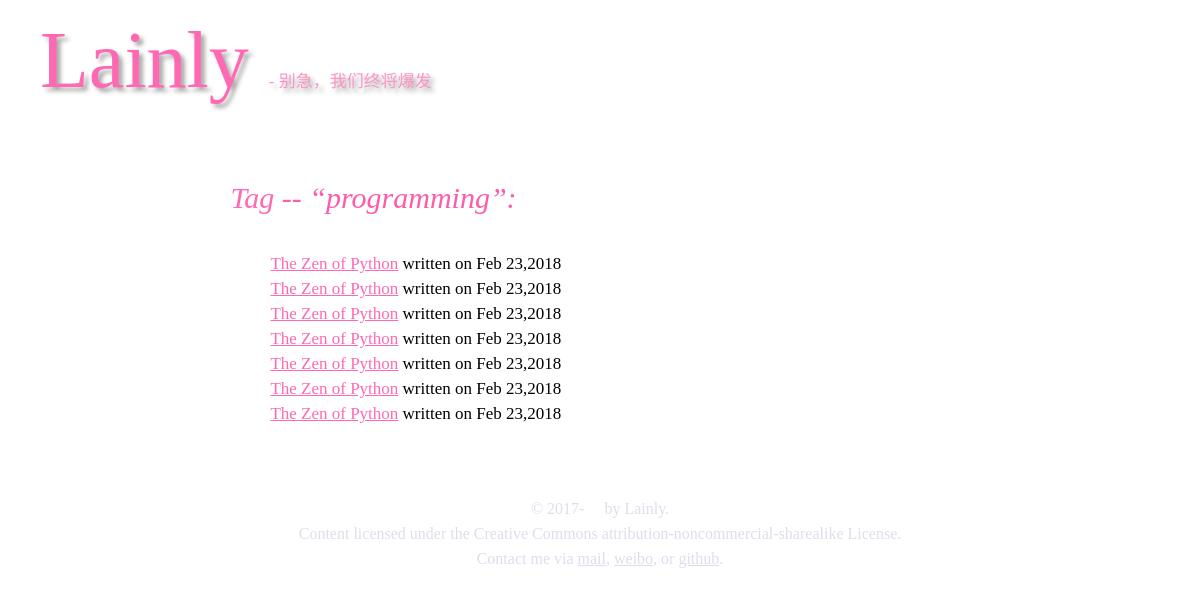
The page /tag/2 on the database as committed earlier.
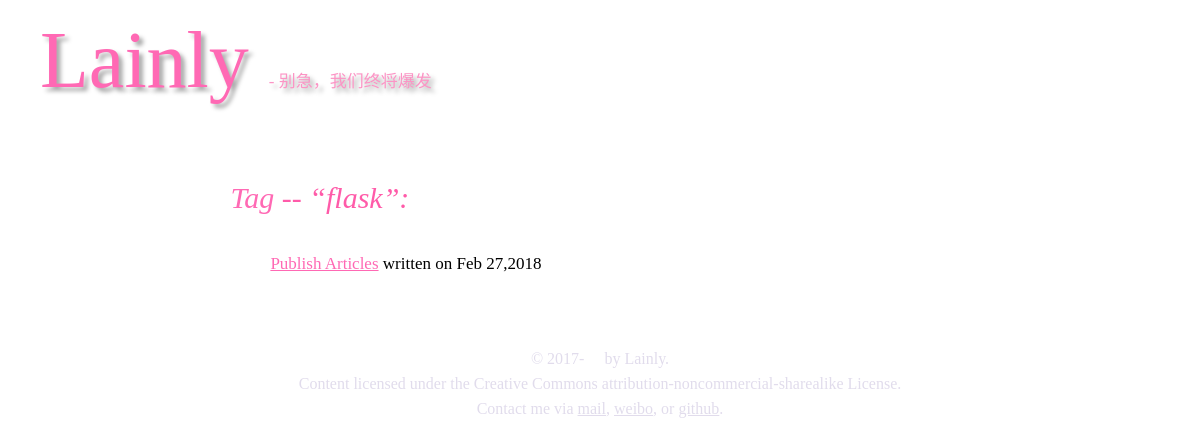
The same page on the database as committed later.
### blo/models.py (models this page shows, shortened)
class Tag(db.Model):
    __tablename__ = 'tags'
    id = db.Column(db.Integer, primary_key=True)
    name = db.Column(db.String(50), unique=True)

class Article(db.Model):
    __tablename__ = 'articles'
    id = db.Column(db.Integer, primary_key=True)
    title = db.Column(db.String(100))
    summary = db.Column(db.String(300))
    content = db.Column(db.Text)
    pub_time = db.Column(db.DateTime, default=datetime.now)
    read_times = db.Column(db.Integer, default=1)
    tags = db.relationship('Tag',
                           secondary=articles_tags,
                           backref=db.backref('articles', lazy='dynamic'))

### blo/main/views.py (the view)
@main.route('/tag/<id>')
def show_tag(id):
  tag = Tag.query.get_or_404(id)
  articles = tag.articles.all()
  return render_template('tag.html',
                         tag=tag,
                         entries=articles)

### blo/__init__.py (called while the page is built)
def create_app():
	app = Flask(__name__)
	app.config.from_object(Config)
	Config.init_app(app)
	db.init_app(app)
	bootstrap.init_app(app)
	print(app)
	from .main import main as main_blueprint
	app.register_blueprint(main_blueprint)
	print(app)
	def format_date(dateobj):
		return dateobj.strftime(
	'%b %d,%Y')
	def format_date_weekday(dateobj):
		return dateobj.strftime(
	'%A %b %d,%Y')
	def format_datetime(dateobj):
		return dateobj.strftime(
	'%A %b %d,%Y %H:%M:%S')
	app.jinja_env.globals['format_date'] = format_date
	app.jinja_env.globals['format_date_weekday'] = format_date_weekday
	app.jinja_env.globals['format_datetime'] = format_datetime
	return app

### blo/templates/tag.html (shortened to what this page needs)
{% extends "layout.html" %}
{% block body %}
  <h1><a href="">Tag</a> --  “{{ tag.name }}”:</h1>
  <ul>
  {%- for entry in entries %}
    <li>
      <a href="/article/{{ entry.id }}">{{ entry.title }}</a>
      written on {{ format_date(entry.pub_time) }}
    </li>
  {%- endfor %}
  </ul>
{% endblock %}

### blo/templates/layout.html (shortened to what this page needs)
<!doctype html>
<html>
  <head>
  {% block htmlhead %}
    <link rel="stylesheet" href="/static/style.css" type="text/css">
  {% endblock %}
  </head>
  <body>
    <div class=container>
      <div class=header>
          <a href="/">{{ config.AUTHOR }} </a> - 别急，我们终将爆发
      </div>
      <div class=main>
        <div class=page>
        {% block body %}{% endblock %}
        </div>
      </div>
      <div class=footer>
        <p>&copy; 2017- &nbsp; &nbsp;  by Lainly.
        <p>
          Content licensed under the Creative Commons
          attribution-noncommercial-sharealike License.
        <p>
          Contact me via <a href="mailto:lainlyyt@126.com">mail</a>,
          <a href="http://weibo.com/lainly" target="_blank">weibo</a>,
          or
          <a href="http://github.com/lainkm" target="_blank">github</a>.
      </div>
    </div>
  </body>
</html>

### blo/static/style.css (style rules this page uses)
body { font: 17px/25px 'Merriweather', serif; margin: 0; padding: 0; font-weight: 400; color: black; }
a { color: #FF69B4; }
h1, h2, h3, h4, h5, h6 { font-family: 'Crimson Text', serif; font-weight: 400; color: #FF5BA9; font-style: italic; }
h1 a, h2 a, h3 a, h4 a, h5 a, h6 a { text-decoration: none; }
h1 { margin: 15px 0 25px 0; }
h1 { font-size: 30px; line-height: 56px; }
div.container { max-width: 1480px; margin: 48px auto; padding: 0 40px; }
div.header { float: left; font-family: 'kaiti'; color: #FC94C5; text-shadow: 4px 4px 4px #aaa; }
div.header a { text-decoration: none; font-size: 50px; font-family: 'Tangerine', serif; font-size: 80px; text-shadow: 4px 4px 4px #aaa; }
div.header, div.navigation { height: 25px; margin-bottom: 42px; }
div.main { clear: both; overflow: hidden; padding: 40px 0 0 0; }
div.page { float:center;margin:0 17% 0 17%; }
div.footer { margin-top: 55px; font-size: 16px; text-align: center; color: #e1dcec; }
div.footer p { margin: 0; }
div.footer a { color: #e1dcec; }
p, div.line-block, ul, ol, pre, table { margin: 15px 0 15px 0; }
li { padding: 0; }
ul { margin-top: 0; list-style-type:none; }

Rows that differ between the two databases and show on the page:
removed Article: title "The Zen of Python", pub_time "Feb 23,2018"
no longer on this page (row edited): Article: title "The Zen of Python", pub_time "Feb 23,2018"
removed Article: title "The Zen of Python", pub_time "Feb 23,2018"
removed Article: title "The Zen of Python", pub_time "Feb 23,2018"
removed Article: title "The Zen of Python", pub_time "Feb 23,2018"
removed Article: title "The Zen of Python", pub_time "Feb 23,2018"
removed Article: title "The Zen of Python", pub_time "Feb 23,2018"
changed Tag: name "programming" → "flask"
added Article: title "Publish Articles", pub_time "Feb 27,2018"
